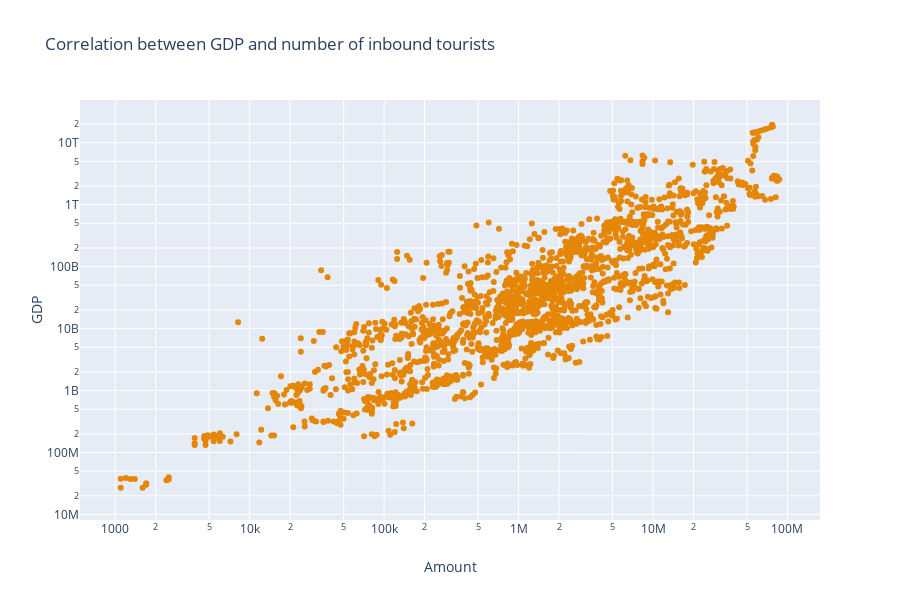

Notebook source saved alongside this figure:
### Code cell
#make the scatter plot check the relation between GDP and inbound tourists number
gdp_inbound_plot = px.scatter(gdp_inbound, 
                              x="Amount", 
                              y="GDP",
                              #set the color of the plot
                              color_discrete_sequence = px.colors.qualitative.Vivid,
                              hover_name="Country Name",
                              #use log data to plot
                              log_x=True, 
                              log_y=True, 
                              labels="Amount(number of people)",
                              title="Correlation between GDP and number of inbound tourists")
gdp_inbound_plot
#plotly.offline.plot(gdp_inbound_plot, filename="gdp_inbound_plot")

### Figure 1 — Plotly figure (JSON) as saved in the notebook; plotly's stock layout.template omitted (floating-point values rounded to 4 significant figures; data arrays with more than 128 entries replaced by an {"elided": "..."} marker saying what was removed)
{"data": [{"hoverlabel": {"namelength": 0}, "hovertemplate": "<b>%{hovertext}</b><br><br>Amount=%{x}<br>GDP=%{y}", "hovertext": {"elided": "2091 str values"}, "legendgroup": "", "marker": {"color": "rgb(229, 134, 6)", "symbol": "circle"}, "mode": "markers", "name": "", "showlegend": false, "type": "scatter", "uid": "a8c21f96-d40d-4e33-b30e-3b7b5c22316a", "x": {"elided": "2091 int values"}, "xaxis": "x", "y": {"elided": "2091 float values"}, "yaxis": "y"}], "layout": {"grid": {"xaxes": ["x"], "xgap": 0.1, "xside": "bottom", "yaxes": ["y"], "ygap": 0.1, "yside": "left"}, "height": 600, "legend": {"tracegroupgap": 0}, "title": {"text": "Correlation between GDP and number of inbound tourists"}, "xaxis": {"title": {"text": "Amount"}, "type": "log"}, "yaxis": {"title": {"text": "GDP"}, "type": "log"}}}
